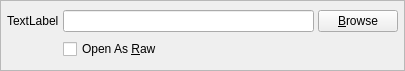
<ui version="4.0" >
 <author></author>
 <comment></comment>
 <exportmacro></exportmacro>
 <class>CDiskEntityParamValue</class>
 <widget class="QWidget" name="CDiskEntityParamValue" >
  <property name="geometry" >
   <rect>
    <x>0</x>
    <y>0</y>
    <width>405</width>
    <height>71</height>
   </rect>
  </property>
  <property name="windowTitle" >
   <string>Form</string>
  </property>
  <layout class="QHBoxLayout" >
   <property name="margin" >
    <number>0</number>
   </property>
   <property name="spacing" >
    <number>0</number>
   </property>
   <item>
    <widget class="QFrame" name="frame" >
     <property name="frameShape" >
      <enum>QFrame::StyledPanel</enum>
     </property>
     <property name="frameShadow" >
      <enum>QFrame::Raised</enum>
     </property>
     <layout class="QGridLayout" >
      <property name="margin" >
       <number>6</number>
      </property>
      <property name="spacing" >
       <number>4</number>
      </property>
      <item row="0" column="0" >
       <widget class="QLabel" name="label" >
        <property name="text" >
         <string>TextLabel</string>
        </property>
       </widget>
      </item>
      <item row="0" column="2" >
       <widget class="QPushButton" name="browseButton" >
        <property name="text" >
         <string>&amp;Browse</string>
        </property>
       </widget>
      </item>
      <item row="0" column="1" >
       <widget class="QLineEdit" name="entityNameTextBox" />
      </item>
      <item row="1" column="1" >
       <widget class="QCheckBox" name="openAsRawCheckBox" >
        <property name="text" >
         <string>Open As &amp;Raw</string>
        </property>
       </widget>
      </item>
     </layout>
    </widget>
   </item>
  </layout>
 </widget>
 <pixmapfunction></pixmapfunction>
 <resources/>
 <connections/>
</ui>
